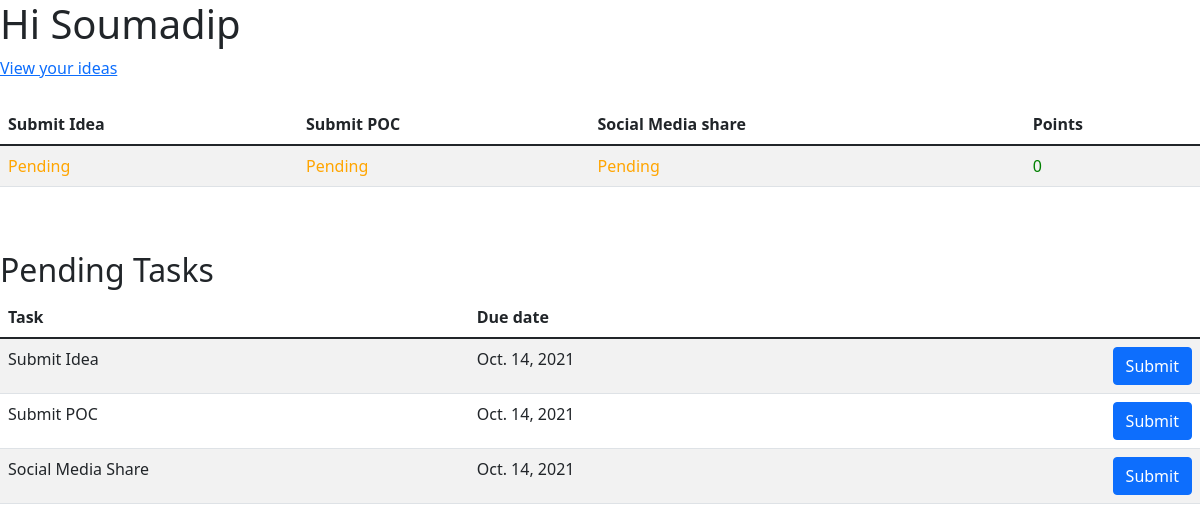
/subidea/home/ (signed in), run on the app's committed database.
### subIdea/models.py (models this page shows, shortened)
class Tasks(models.Model):
    user = models.ForeignKey(User,on_delete=models.CASCADE, blank=True, null=True)
    ideaDone = models.BooleanField(default=0)
    pocDone = models.BooleanField(default=0)
    socialDone = models.BooleanField(default=0)
    points = models.IntegerField(default=0)
    ideaDueData = models.DateField(default=timezone.now)
    pocDueData = models.DateField(default=timezone.now)
    socialDueData = models.DateField(default=timezone.now)

### subIdea/views.py (the view)
# urls.py: path('home/', views.home, name='submissionhome'),
@login_required(login_url='login')
def home(request):
    userNow = request.user
    t = userNow.tasks_set.first()
    if userNow.post_set.first():
        t.ideaDone = userNow.post_set.first().validate
        t.save()
    t.points = 25*(int(t.ideaDone==1)+int(t.pocDone==1)+int(t.socialDone==1))
    t.save()
    contextTasks = {
        'tasks': userNow.tasks_set.all()
    }
    return render(request,'subIdea/home.html', contextTasks)

### templates/subIdea/home.html (shortened to what this page needs)
{% extends '../basicbootstrap.html'%}
{% block body %}
    <h1>Hi {{ user.firstname }}</h1>
    <a href = "{% url 'ideas' %}">View your ideas</a><br>
    <br>
    <table class="table table-striped">
        <thead>
            <tr>
              <th scope="col">Submit Idea</th>
              <th scope="col">Submit POC</th>
              <th scope="col">Social Media share</th>
              <th scope="col">Points</th>
            </tr>
          </thead>
          {% for task in tasks %}
            <tbody>
                <tr>
                  {% if task.ideaDone %}
                    <td><span style = "color:green">Done</span></td>
                  {% else %}
                    <td><span style = "color:orange">Pending</span></td>
                  {% endif %}
                  {% if task.pocDone %}
                    <td><span style = "color:green">Done</span></td>
                  {% else %}
                    <td><span style = "color:orange">Pending</span></td>
                  {% endif %}
                  {% if task.socialDone %}
                    <td><span style = "color:green">Done</span></td>
                  {% else %}
                    <td><span style = "color:orange">Pending</span></td>
                  {% endif %}
                  <td><span style = "color:green">{{ task.points }}</span></td>
                </tr>
            </tbody>
           {% endfor %}
    </table><br><br>
    <h2>Pending Tasks</h2>
    <table class="table table-striped">
      <thead>
        <tr>
          <th scope="col">Task</th>
          <th scope="col">Due date</th>
          <th scope="col"></th>
          <th scope="col"></th>
        </tr>
      </thead>
      {% for task in tasks %}
      <tbody>
        {% if task.ideaDone %}
          <p></p>
        {% else %}
          <tr>
            <td>Submit Idea</td>
            <td>{{task.ideaDueData}}</td>
            <td></td>
            <td><a style = "margin-left: 20px" href= "{% url 'post-create' %}"><button type="button" class="btn btn-primary" style = "float:right">Submit</button></a></td>
          </tr>
        {% endif %}
        {% if task.pocDone %}
          <p></p>
        {% else %}
          <tr>
            <td>Submit POC</td>
            <td>{{task.pocDueData}}</td>
            <td></td>
            <td><button type="button" class="btn btn-primary" style = "float:right">Submit</button></td>
          </tr>
        {% endif %}
        {% if task.socialDone %}
          <p></p>
        {% else %}
          <tr>
            <td>Social Media Share</td>
            <td>{{task.socialDueData}}</td>
            <td></td>
            <td><button type="button" class="btn btn-primary" style = "float:right">Submit</button></td>
          </tr>
        {% endif %}
      </tbody>
      {% endfor %}
    </table>
{% endblock%}

### data on the page
Tasks: ideaDone "Pending", pocDone "Pending", socialDone "Pending", points "0", ideaDueData "Oct. 14, 2021", pocDueData "Oct. 14, 2021", socialDueData "Oct. 14, 2021"
